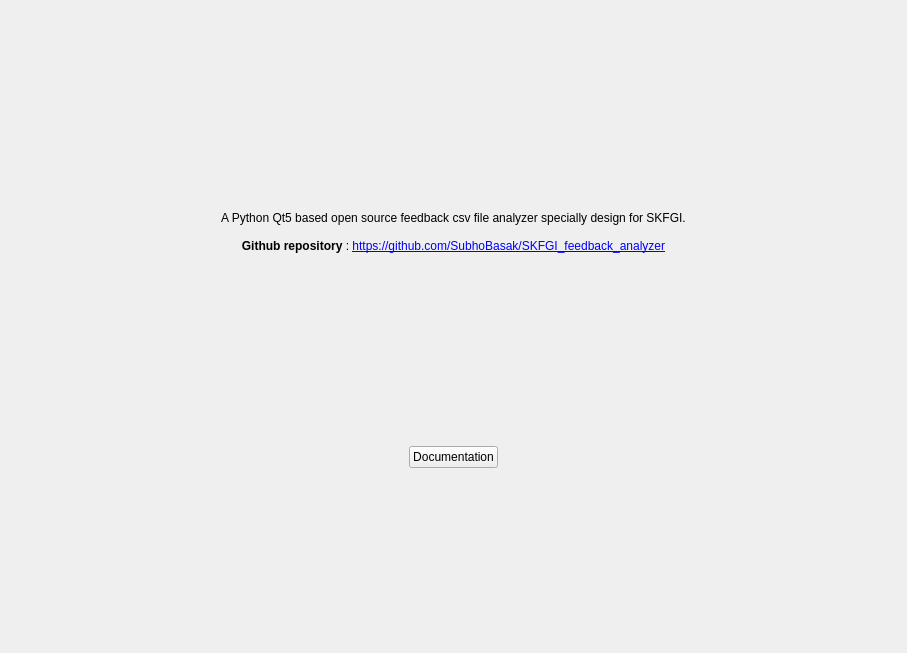
<?xml version="1.0" encoding="UTF-8"?>
<ui version="4.0">
 <class>About</class>
 <widget class="QWidget" name="About">
  <property name="geometry">
   <rect>
    <x>0</x>
    <y>0</y>
    <width>907</width>
    <height>653</height>
   </rect>
  </property>
  <property name="windowTitle">
   <string>Form</string>
  </property>
  <property name="windowIcon">
   <iconset>
    <normaloff>icons/logo.png</normaloff>icons/logo.png</iconset>
  </property>
  <layout class="QGridLayout" name="gridLayout">
   <item row="0" column="0">
    <layout class="QVBoxLayout" name="verticalLayout">
     <item>
      <layout class="QHBoxLayout" name="horizontalLayout">
       <item>
        <spacer name="horizontalSpacer">
         <property name="orientation">
          <enum>Qt::Horizontal</enum>
         </property>
         <property name="sizeHint" stdset="0">
          <size>
           <width>40</width>
           <height>20</height>
          </size>
         </property>
        </spacer>
       </item>
       <item>
        <widget class="QLabel" name="label">
         <property name="text">
          <string/>
         </property>
         <property name="pixmap">
          <pixmap>icons/logo.png</pixmap>
         </property>
        </widget>
       </item>
       <item>
        <spacer name="horizontalSpacer_2">
         <property name="orientation">
          <enum>Qt::Horizontal</enum>
         </property>
         <property name="sizeHint" stdset="0">
          <size>
           <width>40</width>
           <height>20</height>
          </size>
         </property>
        </spacer>
       </item>
      </layout>
     </item>
     <item>
      <spacer name="verticalSpacer_3">
       <property name="orientation">
        <enum>Qt::Vertical</enum>
       </property>
       <property name="sizeHint" stdset="0">
        <size>
         <width>20</width>
         <height>40</height>
        </size>
       </property>
      </spacer>
     </item>
     <item>
      <widget class="QLabel" name="label_2">
       <property name="text">
        <string>&lt;!DOCTYPE HTML PUBLIC &quot;-//W3C//DTD HTML 4.0//EN&quot; &quot;http://www.w3.org/TR/REC-html40/strict.dtd&quot;&gt;
&lt;html&gt;&lt;head&gt;&lt;meta name=&quot;qrichtext&quot; content=&quot;1&quot; /&gt;&lt;style type=&quot;text/css&quot;&gt;
p, li { white-space: pre-wrap; }
&lt;/style&gt;&lt;/head&gt;&lt;body style=&quot; font-family:'MS Shell Dlg 2'; font-size:8pt; font-weight:400; font-style:normal;&quot;&gt;
&lt;p style=&quot; margin-top:0px; margin-bottom:0px; margin-left:0px; margin-right:0px; -qt-block-indent:0; text-indent:0px;&quot;&gt;&lt;span style=&quot; font-size:9pt;&quot;&gt;A Python Qt5 based open source feedback csv file analyzer specially design for SKFGI.&lt;/span&gt;&lt;/p&gt;
&lt;p style=&quot;-qt-paragraph-type:empty; margin-top:0px; margin-bottom:0px; margin-left:0px; margin-right:0px; -qt-block-indent:0; text-indent:0px; font-size:9pt;&quot;&gt;&lt;br /&gt;&lt;/p&gt;
&lt;p style=&quot; margin-top:0px; margin-bottom:0px; margin-left:0px; margin-right:0px; -qt-block-indent:0; text-indent:0px;&quot;&gt;&lt;span style=&quot; font-size:9pt; font-weight:600;&quot;&gt;Github repository&lt;/span&gt;&lt;span style=&quot; font-size:9pt;&quot;&gt; : &lt;/span&gt;&lt;a href=&quot;https://github.com/SubhoBasak/SKFGI_feedback_analyzer&quot;&gt;&lt;span style=&quot; font-size:9pt; text-decoration: underline; color:#0000ff;&quot;&gt;https://github.com/SubhoBasak/SKFGI_feedback_analyzer&lt;/span&gt;&lt;/a&gt;&lt;/p&gt;
&lt;p style=&quot;-qt-paragraph-type:empty; margin-top:0px; margin-bottom:0px; margin-left:0px; margin-right:0px; -qt-block-indent:0; text-indent:0px;&quot;&gt;&lt;br /&gt;&lt;/p&gt;&lt;/body&gt;&lt;/html&gt;</string>
       </property>
       <property name="alignment">
        <set>Qt::AlignHCenter|Qt::AlignTop</set>
       </property>
       <property name="wordWrap">
        <bool>true</bool>
       </property>
       <property name="openExternalLinks">
        <bool>true</bool>
       </property>
      </widget>
     </item>
     <item>
      <spacer name="verticalSpacer_2">
       <property name="orientation">
        <enum>Qt::Vertical</enum>
       </property>
       <property name="sizeHint" stdset="0">
        <size>
         <width>20</width>
         <height>40</height>
        </size>
       </property>
      </spacer>
     </item>
     <item>
      <layout class="QHBoxLayout" name="horizontalLayout_2">
       <item>
        <spacer name="horizontalSpacer_3">
         <property name="orientation">
          <enum>Qt::Horizontal</enum>
         </property>
         <property name="sizeHint" stdset="0">
          <size>
           <width>40</width>
           <height>20</height>
          </size>
         </property>
        </spacer>
       </item>
       <item>
        <widget class="QPushButton" name="doc_button">
         <property name="text">
          <string>Documentation</string>
         </property>
        </widget>
       </item>
       <item>
        <spacer name="horizontalSpacer_4">
         <property name="orientation">
          <enum>Qt::Horizontal</enum>
         </property>
         <property name="sizeHint" stdset="0">
          <size>
           <width>40</width>
           <height>20</height>
          </size>
         </property>
        </spacer>
       </item>
      </layout>
     </item>
     <item>
      <spacer name="verticalSpacer">
       <property name="orientation">
        <enum>Qt::Vertical</enum>
       </property>
       <property name="sizeHint" stdset="0">
        <size>
         <width>20</width>
         <height>40</height>
        </size>
       </property>
      </spacer>
     </item>
    </layout>
   </item>
  </layout>
 </widget>
 <resources/>
 <connections/>
</ui>
